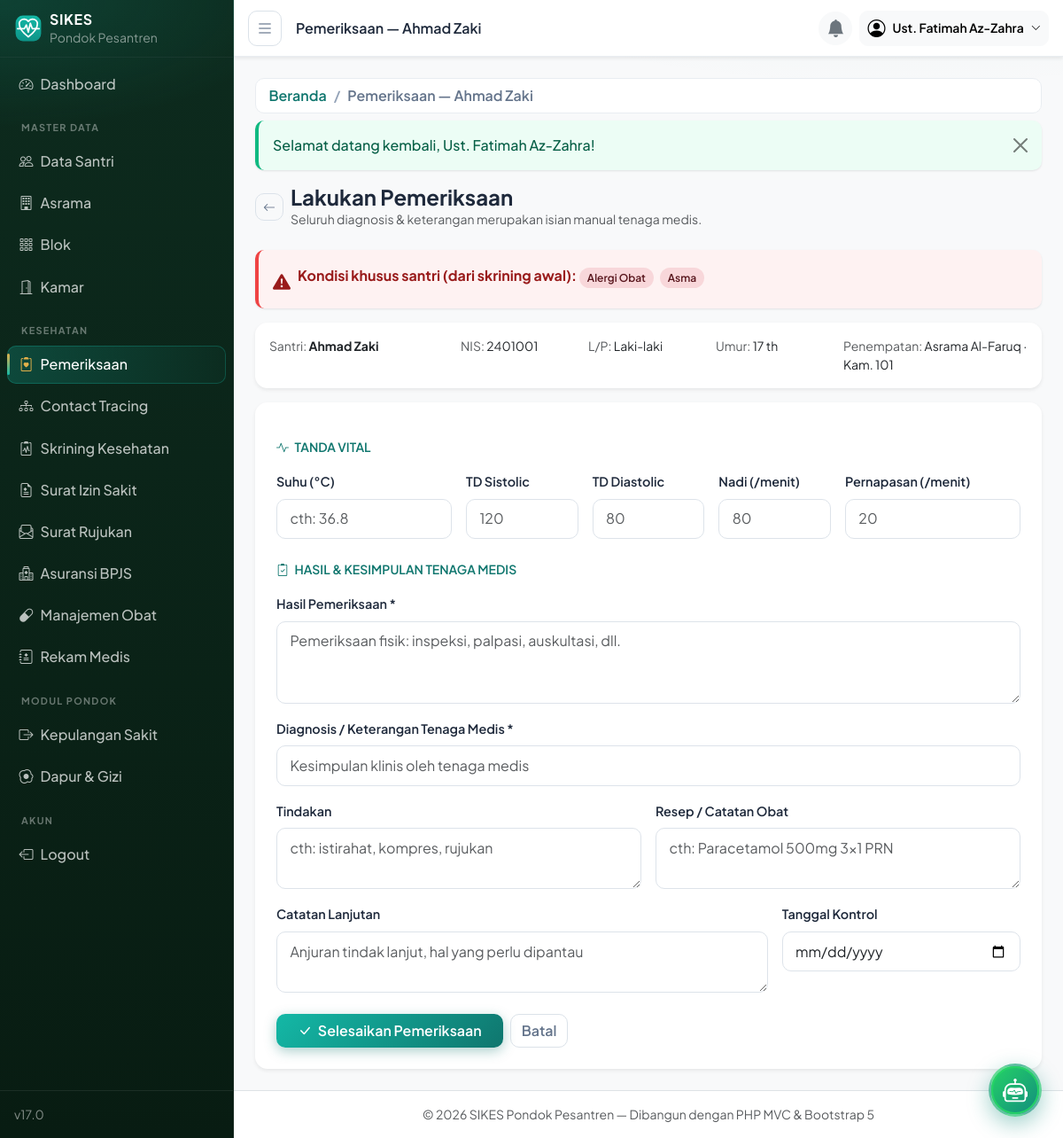
Screenshot of /pemeriksaan/1/periksa (signed in) with the database file from the repository.
### tables this page shows
CREATE TABLE pemeriksaan (
  id                 BIGINT UNSIGNED AUTO_INCREMENT PRIMARY KEY,
  santri_id          INT UNSIGNED NOT NULL,
  tanggal_kunjungan  DATETIME NOT NULL,
  jenis_kunjungan    ENUM('rawat_jalan','darurat','kontrol','preventif') NOT NULL DEFAULT 'rawat_jalan',
  keluhan            TEXT NOT NULL,
  pemeriksaan_awal   TEXT DEFAULT NULL,
  suhu_c             DECIMAL(4,1) DEFAULT NULL COMMENT '33.0 - 45.0',
  td_sistol          SMALLINT UNSIGNED DEFAULT NULL COMMENT '50 - 300 mmHg',
  td_diastol         SMALLINT UNSIGNED DEFAULT NULL COMMENT '20 - 200 mmHg',
  nadi               SMALLINT UNSIGNED DEFAULT NULL COMMENT '20 - 250 x/menit',
  pernapasan         SMALLINT UNSIGNED DEFAULT NULL COMMENT '5 - 80 x/menit',
  hasil_pemeriksaan  TEXT DEFAULT NULL,
  diagnosis          TEXT DEFAULT NULL COMMENT 'isian manual tenaga medis',
  tindakan           TEXT DEFAULT NULL,
  resep_obat         TEXT DEFAULT NULL,
  catatan_lanjutan   TEXT DEFAULT NULL,
  tanggal_kontrol    DATE DEFAULT NULL,
  status             ENUM('menunggu','selesai','batal') NOT NULL DEFAULT 'menunggu',
  pemeriksa_id       INT UNSIGNED DEFAULT NULL,
  petugas_id         INT UNSIGNED DEFAULT NULL,
  created_at         TIMESTAMP NOT NULL DEFAULT CURRENT_TIMESTAMP,
  updated_at         TIMESTAMP NOT NULL DEFAULT CURRENT_TIMESTAMP ON UPDATE CURRENT_TIMESTAMP,
  INDEX idx_pemeriksaan_tanggal (tanggal_kunjungan),
  INDEX idx_pemeriksaan_status  (status),
  CONSTRAINT fk_pemeriksaan_santri FOREIGN KEY (santri_id) REFERENCES santri (id)
    ON DELETE CASCADE ON UPDATE CASCADE,
  CONSTRAINT fk_pemeriksaan_pemeriksa FOREIGN KEY (pemeriksa_id) REFERENCES users (id)
    ON DELETE SET NULL ON UPDATE CASCADE,
  CONSTRAINT fk_pemeriksaan_petugas FOREIGN KEY (petugas_id) REFERENCES users (id)
    ON DELETE SET NULL ON UPDATE CASCADE
);

CREATE TABLE santri (
  id            INT UNSIGNED AUTO_INCREMENT PRIMARY KEY,
  nis           VARCHAR(20) NOT NULL UNIQUE,
  nisn          VARCHAR(15) DEFAULT NULL UNIQUE,
  nama          VARCHAR(100) NOT NULL,
  jenis_kelamin ENUM('L','P') NOT NULL,
  tempat_lahir  VARCHAR(100) DEFAULT NULL,
  tanggal_lahir DATE DEFAULT NULL,
  alamat        VARCHAR(255) DEFAULT NULL,
  no_telepon    VARCHAR(20) DEFAULT NULL,
  wali_id       INT UNSIGNED DEFAULT NULL,
  kamar_id      INT UNSIGNED DEFAULT NULL COMMENT 'NULL = belum ditempatkan',
  status        ENUM('aktif','nonaktif') NOT NULL DEFAULT 'aktif',
  created_at    TIMESTAMP NOT NULL DEFAULT CURRENT_TIMESTAMP,
  updated_at    TIMESTAMP NOT NULL DEFAULT CURRENT_TIMESTAMP ON UPDATE CURRENT_TIMESTAMP,
  INDEX idx_santri_nama (nama),
  INDEX idx_santri_status (status),
  CONSTRAINT fk_santri_wali FOREIGN KEY (wali_id) REFERENCES wali_santri (id)
    ON DELETE SET NULL ON UPDATE CASCADE,
  CONSTRAINT fk_santri_kamar FOREIGN KEY (kamar_id) REFERENCES kamar (id)
    ON DELETE SET NULL ON UPDATE CASCADE
);

CREATE TABLE asrama (
  id         INT UNSIGNED AUTO_INCREMENT PRIMARY KEY,
  nama       VARCHAR(100) NOT NULL,
  jenis      ENUM('putra','putri') NOT NULL,
  lokasi     VARCHAR(150) DEFAULT NULL,
  keterangan VARCHAR(255) DEFAULT NULL,
  created_at TIMESTAMP NOT NULL DEFAULT CURRENT_TIMESTAMP,
  updated_at TIMESTAMP NOT NULL DEFAULT CURRENT_TIMESTAMP ON UPDATE CURRENT_TIMESTAMP
);

CREATE TABLE kamar (
  id         INT UNSIGNED AUTO_INCREMENT PRIMARY KEY,
  blok_id    INT UNSIGNED NOT NULL,
  nama       VARCHAR(50)  NOT NULL,
  kapasitas  INT UNSIGNED NOT NULL DEFAULT 8,
  created_at TIMESTAMP NOT NULL DEFAULT CURRENT_TIMESTAMP,
  updated_at TIMESTAMP NOT NULL DEFAULT CURRENT_TIMESTAMP ON UPDATE CURRENT_TIMESTAMP,
  UNIQUE KEY uq_kamar (blok_id, nama),
  CONSTRAINT fk_kamar_blok FOREIGN KEY (blok_id) REFERENCES blok (id)
    ON DELETE RESTRICT ON UPDATE CASCADE
);

### app/core/helpers.php (called while the page is built, shortened)
<?php
function e(?string $value): string
{
    return htmlspecialchars($value ?? '', ENT_QUOTES, 'UTF-8');
}
function base_url(string $path = ''): string
{
    return APP_URL . '/' . ltrim($path, '/');
}
function app_base_path(): string
{
    $dir = rtrim(str_replace('\\', '/', dirname($_SERVER['SCRIPT_NAME'] ?? '/')), '/');
    return $dir;
}
function current_path(): string
{
    $uri  = parse_url($_SERVER['REQUEST_URI'] ?? '/', PHP_URL_PATH) ?: '/';
    $base = app_base_path();
    $uri = '/' . trim($uri, '/');
    return $uri === '//' ? '/' : $uri;
}

### app/core/Controller.php (called while the page is built, shortened)
<?php
abstract class Controller
{
    protected function view(string $view, array $vars = [], ?string $layout = 'layouts/main'): void
    {
        extract($vars, EXTR_SKIP);
        require ROOT_PATH . '/app/views/' . str_replace('..', '', $layout) . '.php';
    }
}

### app/controllers/PemeriksaanController.php (called while the page is built, shortened)
<?php
class PemeriksaanController extends Controller
{
    private Pemeriksaan $pemeriksaan;
    private SkriningKesehatan $skrining;
    public function __construct()
    {
        $this->pemeriksaan = new Pemeriksaan();
        $this->skrining    = new SkriningKesehatan();
    }
    public function formPeriksa($id): void
    {
        $item = $this->pemeriksaan->findDetail((int) $id);
        $this->renderFormPeriksa($item, false);
    }
    private function renderFormPeriksa(array $item, bool $isEdit): void
    {
        $skrining = $this->skrining->findBySantri((int) $item['santri_id']);
        $this->view('pemeriksaan/form_periksa', [
            'title'      => $isEdit ? 'Edit Pemeriksaan' : 'Pemeriksaan — ' . $item['santri_nama'],
            'user'       => Auth::user(),
            'item'       => $item,
            'warnings'   => SkriningKesehatan::warningsFrom($skrining),
            'isEdit'     => $isEdit,
            'isExamined' => $item['status'] === 'selesai',
        ]);
    }
}

### app/core/App.php (called while the page is built, shortened)
<?php
class App
{
    public function run(): void
    {
        $router = new Router();
        $router->dispatch();
    }
}

### public/index.php (called while the page is built, shortened)
<?php
require ROOT_PATH . '/app/core/helpers.php';
require ROOT_PATH . '/app/core/App.php';
(new App\Core\App())->run();

### app/core/Database.php (called while the page is built, shortened)
<?php
class Database
{
    private PDO $pdo;
    private function __construct()
    {
        $dsn = sprintf('mysql:host=%s;port=%s;dbname=%s;charset=%s', DB_HOST, DB_PORT, DB_NAME, DB_CHARSET);
        try {
            $this->pdo = new PDO($dsn, DB_USER, DB_PASS, [
                PDO::ATTR_ERRMODE            => PDO::ERRMODE_EXCEPTION,
                PDO::ATTR_DEFAULT_FETCH_MODE => PDO::FETCH_ASSOC,
                PDO::ATTR_EMULATE_PREPARES   => false,
            ]);
        } catch (PDOException $e) {
            if (APP_ENV === 'development') {
                exit('Koneksi database gagal: ' . $e->getMessage()
                    . ' — periksa app/config/config.php dan pastikan database sudah diimpor.');
            }
            exit('Terjadi kesalahan pada server. Silakan coba lagi nanti.');
        }
    }
    public function query(string $sql, array $params = []): PDOStatement
    {
        $stmt = $this->pdo->prepare($sql);
        $stmt->execute($params);
        return $stmt;
    }
    public function fetch(string $sql, array $params = []): ?array
    {
        $row = $this->query($sql, $params)->fetch();
        return $row ?: null;
    }
}

### app/models/Pemeriksaan.php (called while the page is built, shortened)
<?php
class Pemeriksaan extends Model
{
    public function findDetail(int $id): ?array
    {
        return $this->db->fetch(self::BASE . ' WHERE p.id = ? LIMIT 1', [$id]);
    }
}

### app/views/pemeriksaan/form_periksa.php (the view, shortened to what this page needs)
<?php
 $item = (isset($item) && is_array($item)) ? $item : [];
 $id           = (int) ($item['id'] ?? 0);
 $santriNama   = $item['santri_nama'] ?? 'Santri';
 $nis          = $item['nis'] ?? '';
 $jenisKelamin = $item['jenis_kelamin'] ?? '';
 $tanggalLahir = $item['tanggal_lahir'] ?? null;
 $asramaNama   = $item['asrama_nama'] ?? null;
 $kamarNama    = $item['kamar_nama'] ?? null;
 $umur = ($tanggalLahir !== null && $tanggalLahir !== '' && strtotime($tanggalLahir) !== false)
    ? (new DateTime($tanggalLahir))->diff(new DateTime())->y
    : null;
 $action = $isEdit ?? false
    ? base_url('/pemeriksaan/' . $id)
    : base_url('/pemeriksaan/' . $id . '/periksa');
 $valSuhu         = $item['suhu_c'] ?? '';
 $valSistol       = $item['td_sistol'] ?? '';
 $valDiastol      = $item['td_diastol'] ?? '';
 $valNadi         = $item['nadi'] ?? '';
 $valNapas        = $item['pernapasan'] ?? '';
 $valHasil        = $item['hasil_pemeriksaan'] ?? '';
 $valDiagnosis    = $item['diagnosis'] ?? '';
 $valTindakan     = $item['tindakan'] ?? '';
 $valResep        = $item['resep_obat'] ?? '';
 $valLanjutan     = $item['catatan_lanjutan'] ?? '';
 $valKontrol      = $item['tanggal_kontrol'] ?? '';
?>
<div class="d-flex align-items-center gap-2 mb-4">
    <a href="<?= base_url('/pemeriksaan/' . $id) ?>" class="btn btn-outline-secondary btn-sm"><i class="bi bi-arrow-left"></i></a>
    <div>
        <h1 class="h4 fw-bold mb-0"><?= ($isEdit ?? false) ? 'Edit Pemeriksaan' : 'Lakukan Pemeriksaan' ?></h1>
        <p class="text-muted small mb-0">Seluruh diagnosis &amp; keterangan merupakan isian manual tenaga medis.</p>
    </div>
</div>
<?php require ROOT_PATH . '/app/views/partials/flash.php'; ?>
<?php if (!empty($warnings)): ?>
<div class="alert alert-danger d-flex align-items-start gap-2">
    <i class="bi bi-exclamation-triangle-fill mt-1 fs-5"></i>
    <div>
        <strong>Kondisi khusus santri (dari skrining awal):</strong>
        <?php foreach ($warnings as $w): ?>
            <span class="badge bg-danger-subtle text-danger-emphasis me-1 mt-1"><?= e($w) ?></span>
        <?php endforeach; ?>
    </div>
</div>
<?php endif; ?>
<div class="card border-0 shadow-sm mb-3">
    <div class="card-body py-3">
        <div class="row g-2 small">
            <div class="col-md-3"><span class="text-muted">Santri:</span> <strong><?= e($santriNama) ?></strong></div>
            <div class="col-md-2"><span class="text-muted">NIS:</span> <?= e($nis) ?></div>
            <div class="col-md-2"><span class="text-muted">L/P:</span> <?= $jenisKelamin === 'L' ? 'Laki-laki' : ($jenisKelamin === 'P' ? 'Perempuan' : '-') ?></div>
            <div class="col-md-2"><span class="text-muted">Umur:</span> <?= $umur !== null ? $umur . ' th' : '-' ?></div>
            <div class="col-md-3"><span class="text-muted">Penempatan:</span> <?= e($asramaNama ?? '-') ?><?= $kamarNama ? ' · Kam. ' . e($kamarNama) : '' ?></div>
        </div>
    </div>
</div>
<div class="card border-0 shadow-sm" style="max-width: 960px">
    <div class="card-body p-4">
        <form method="POST" action="<?= $action ?>">
            <div class="fw-semibold text-brand text-uppercase small mt-3 mb-3">
                <i class="bi bi-activity me-1"></i> Tanda Vital
            </div>
            <div class="row g-3">
                <div class="col-6 col-md-3">
                    <label class="form-label" for="suhu_c">Suhu (°C)</label>
                    <input type="number" step="0.1" min="33" max="45" class="form-control" id="suhu_c" name="suhu_c"
                           value="<?= e((string) $valSuhu) ?>" placeholder="cth: 36.8">
                </div>
                <div class="col-3 col-md-2">
                    <label class="form-label" for="td_sistol">TD Sistolic</label>
                    <input type="number" min="50" max="300" class="form-control" id="td_sistol" name="td_sistol"
                           value="<?= e((string) $valSistol) ?>" placeholder="120">
                </div>
                <div class="col-3 col-md-2">
                    <label class="form-label" for="td_diastol">TD Diastolic</label>
                    <input type="number" min="20" max="200" class="form-control" id="td_diastol" name="td_diastol"
                           value="<?= e((string) $valDiastol) ?>" placeholder="80">
                </div>
                <div class="col-6 col-md-2">
                    <label class="form-label" for="nadi">Nadi (/menit)</label>
                    <input type="number" min="20" max="250" class="form-control" id="nadi" name="nadi"
                           value="<?= e((string) $valNadi) ?>" placeholder="80">
                </div>
                <div class="col-6 col-md-3">
                    <label class="form-label" for="pernapasan">Pernapasan (/menit)</label>
                    <input type="number" min="5" max="80" class="form-control" id="pernapasan" name="pernapasan"
                           value="<?= e((string) $valNapas) ?>" placeholder="20">
                </div>
            </div>
            <div class="fw-semibold text-brand text-uppercase small mt-4 mb-3">
                <i class="bi bi-clipboard2-check me-1"></i> Hasil &amp; Kesimpulan Tenaga Medis
            </div>
            <div class="row g-3">
                <div class="col-12">
                    <label class="form-label" for="hasil_pemeriksaan">Hasil Pemeriksaan *</label>
                    <textarea class="form-control" id="hasil_pemeriksaan" name="hasil_pemeriksaan" rows="3"
                              placeholder="Pemeriksaan fisik: inspeksi, palpasi, auskultasi, dll."><?= e($valHasil) ?></textarea>
                </div>
                <div class="col-12">
                    <label class="form-label" for="diagnosis">Diagnosis / Keterangan Tenaga Medis *</label>
                    <input type="text" class="form-control" id="diagnosis" name="diagnosis" required
                           value="<?= e($valDiagnosis) ?>" placeholder="Kesimpulan klinis oleh tenaga medis">
                </div>
                <div class="col-md-6">
                    <label class="form-label" for="tindakan">Tindakan</label>
                    <textarea class="form-control" id="tindakan" name="tindakan" rows="2"
                              placeholder="cth: istirahat, kompres, rujukan"><?= e($valTindakan) ?></textarea>
                </div>
                <div class="col-md-6">
                    <label class="form-label" for="resep_obat">Resep / Catatan Obat</label>
                    <textarea class="form-control" id="resep_obat" name="resep_obat" rows="2"
                              placeholder="cth: Paracetamol 500mg 3x1 PRN"><?= e($valResep) ?></textarea>
                </div>
                <div class="col-md-8">
                    <label class="form-label" for="catatan_lanjutan">Catatan Lanjutan</label>
                    <textarea class="form-control" id="catatan_lanjutan" name="catatan_lanjutan" rows="2"
                              placeholder="Anjuran tindak lanjut, hal yang perlu dipantau"><?= e($valLanjutan) ?></textarea>
                </div>
                <div class="col-md-4">
                    <label class="form-label" for="tanggal_kontrol">Tanggal Kontrol</label>
                    <input type="date" class="form-control" id="tanggal_kontrol" name="tanggal_kontrol"
                           value="<?= e($valKontrol) ?>">
                </div>
            </div>
            <div class="d-flex gap-2 mt-4">
                <button type="submit" class="btn btn-brand px-4">
                    <i class="bi bi-check-lg me-1"></i> <?= ($isEdit ?? false) ? 'Simpan Perubahan' : 'Selesaikan Pemeriksaan' ?>
                </button>
                <a href="<?= base_url('/pemeriksaan/' . $id) ?>" class="btn btn-outline-secondary">Batal</a>
            </div>
        </form>
    </div>
</div>

### app/core/Router.php (shortened to what this page needs)
<?php
class Router
{
    private array $routes = [];
    private function add(string $method, string $path, string $handler, ?string $permission): void
    {
        $this->routes[] = compact('method', 'path', 'handler', 'permission');
    }
    public function dispatch(): void
    {
        $httpMethod = strtoupper($_SERVER['REQUEST_METHOD']);
        $uri        = current_path();
        foreach ($this->routes as $route) {
            if ($route['method'] !== $httpMethod) {
                continue;
            }
            if (preg_match($this->toRegex($route['path']), $uri, $matches)) {
                $params = array_values(array_filter($matches, 'is_string', ARRAY_FILTER_USE_KEY));
                $this->invoke($route['handler'], $params);
                return;
            }
        }
    }
    private function toRegex(string $path): string
    {
        $regex = preg_replace('#\{([a-zA-Z_][a-zA-Z0-9_]*)\}#', '(?<$1>[a-zA-Z0-9_-]+)', $path);
        return '#^' . $regex . '$#';
    }
    private function invoke(string $handler, array $params): void
    {
        [$controllerName, $action] = explode('@', $handler);
        (new $class())->{$action}(...$params);
    }
}

### rows the page displays
pemeriksaan: santri.nama "Ahmad Zaki", santri.nis "2401001", santri.tanggal_lahir "17", asrama.nama "Asrama Al-Faruq", kamar.nama "101"

### other values shown
$bcItem['label'] "Beranda"
$bcItem['label'] "Pemeriksaan — Ahmad Zaki"
$message "Selamat datang kembali, Ust. Fatimah Az-Zahra!"
$w "Alergi Obat"
$w "Asma"
